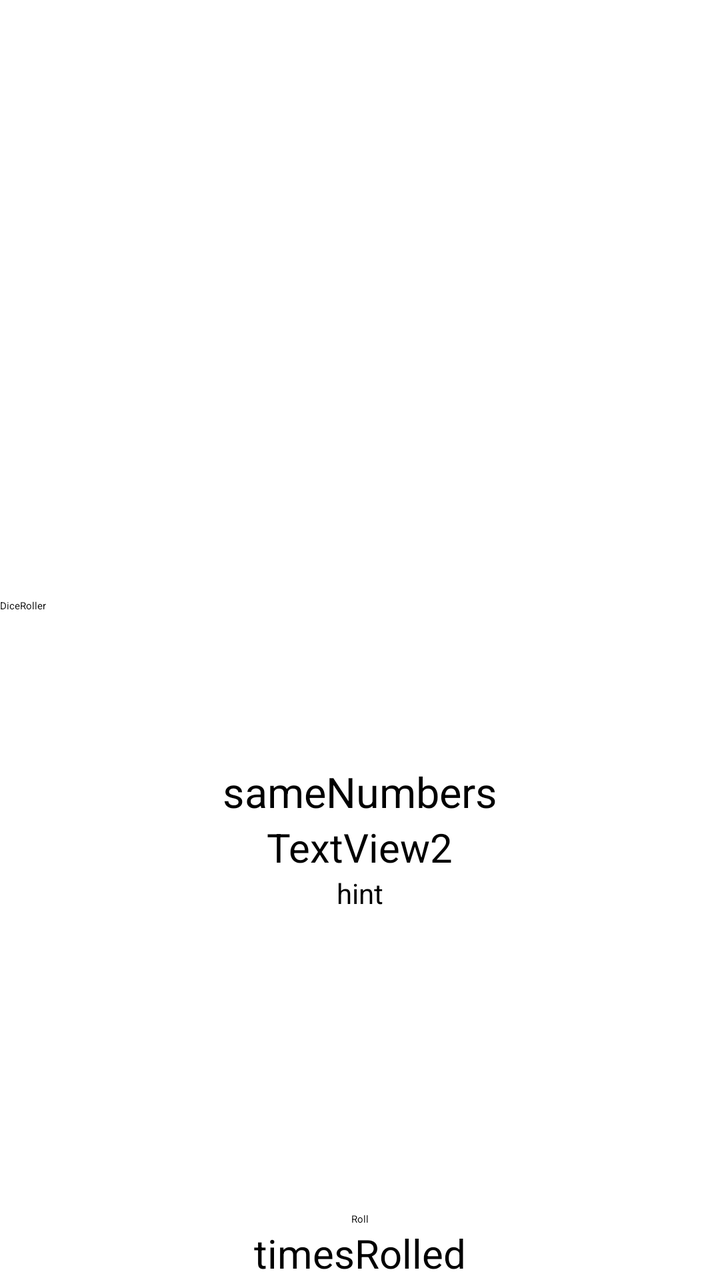
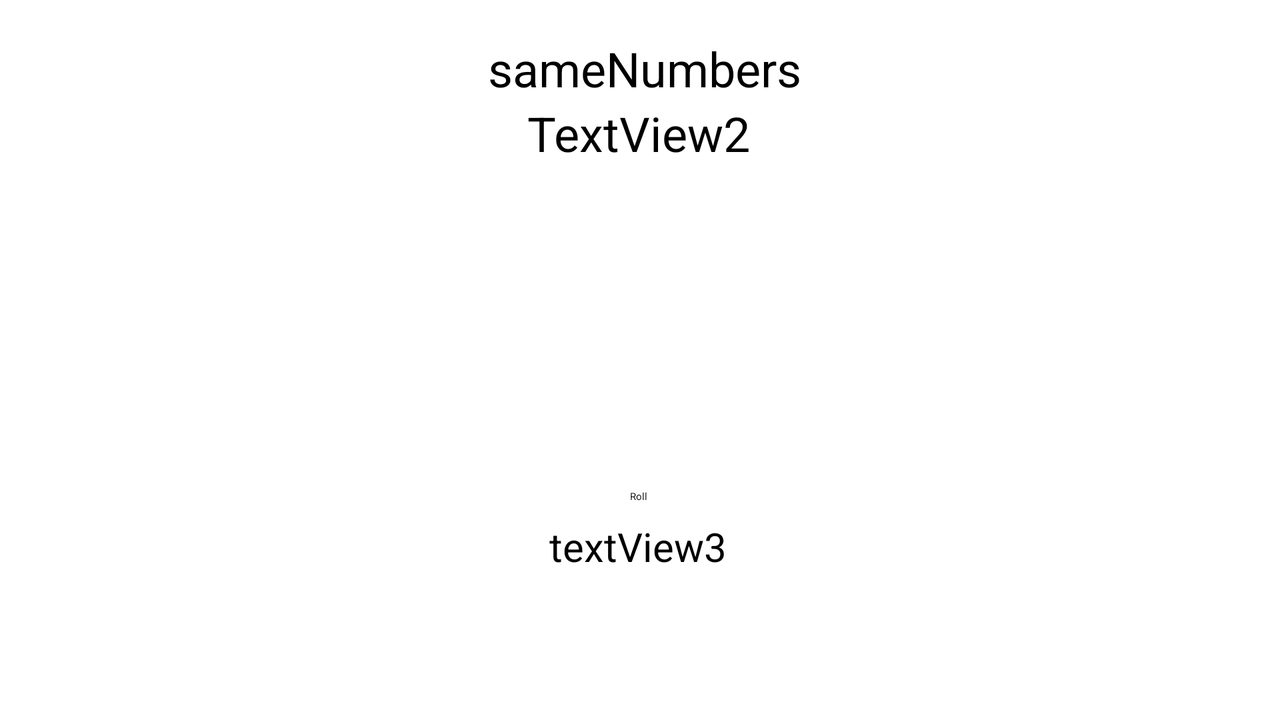

Two renders of one Android screen. The first uses the default layout on a phone; the second uses the alternative layout the repository ships for a different screen configuration, on a matching device. The two XML files are below.
<!-- AndroidManifest.xml: application theme Theme.DiceRoller -->
<!-- res/layout/activity_main.xml -->
<?xml version="1.0" encoding="utf-8"?>
<androidx.constraintlayout.widget.ConstraintLayout xmlns:android="http://schemas.android.com/apk/res/android"
    xmlns:app="http://schemas.android.com/apk/res-auto"
    xmlns:tools="http://schemas.android.com/tools"
    android:layout_width="match_parent"
    android:layout_height="match_parent"
    android:importantForAccessibility="no"
    tools:context=".MainActivity">

    <androidx.appcompat.widget.Toolbar
        android:id="@+id/my_toolbar"
        android:layout_width="match_parent"
        android:layout_height="?attr/actionBarSize"
        android:background="?attr/colorPrimary"
        android:elevation="4dp"
        android:theme="@style/ThemeOverlay.AppCompat.Dark.ActionBar"
        app:layout_constraintBottom_toTopOf="@+id/rollDice"
        app:layout_constraintEnd_toEndOf="parent"
        app:layout_constraintHorizontal_bias="0.0"
        app:layout_constraintStart_toStartOf="parent"
        app:layout_constraintTop_toTopOf="parent"
        app:layout_constraintVertical_bias="0.0"
        app:popupTheme="@style/ThemeOverlay.AppCompat.Light"
        app:title="DiceRoller"
        tools:targetApi="lollipop" />

    <ImageView
        android:id="@+id/secondDiceImage"
        android:layout_width="140dp"
        android:layout_height="150dp"
        android:adjustViewBounds="false"
        android:contentDescription="@string/todo"
        android:cropToPadding="false"
        app:layout_constraintBottom_toTopOf="@+id/rollDice"
        app:layout_constraintEnd_toStartOf="@+id/diceImage"
        app:layout_constraintHorizontal_bias="0.5"
        app:layout_constraintStart_toStartOf="parent"
        app:layout_constraintTop_toBottomOf="@+id/tvHint"
        tools:srcCompat="@tools:sample/avatars" />

    <ImageView
        android:id="@+id/diceImage"
        android:layout_width="140dp"
        android:layout_height="150dp"
        android:contentDescription="@string/todo"
        android:scaleType="centerInside"
        android:visibility="visible"
        app:layout_constraintBottom_toBottomOf="@+id/secondDiceImage"
        app:layout_constraintEnd_toEndOf="parent"
        app:layout_constraintStart_toEndOf="@+id/secondDiceImage"
        app:layout_constraintTop_toTopOf="@+id/secondDiceImage"
        tools:srcCompat="@drawable/dice_2" />

    <TextView
        android:id="@+id/sumValue"
        android:layout_width="wrap_content"
        android:layout_height="wrap_content"
        android:textSize="20sp"
        app:layout_constraintBottom_toTopOf="@+id/tvHint"
        app:layout_constraintEnd_toEndOf="parent"
        app:layout_constraintStart_toStartOf="parent"
        app:layout_constraintTop_toBottomOf="@+id/sameNumber"
        tools:text="TextView2" />

    <TextView
        android:id="@+id/sameNumber"
        android:layout_width="wrap_content"
        android:layout_height="wrap_content"
        android:textAlignment="center"
        android:textSize="21sp"
        app:layout_constraintBottom_toTopOf="@+id/sumValue"
        app:layout_constraintEnd_toEndOf="parent"
        app:layout_constraintStart_toStartOf="parent"
        app:layout_constraintTop_toBottomOf="@+id/my_toolbar"
        tools:text="sameNumbers" />

    <Button
        android:id="@+id/rollDice"
        android:layout_width="wrap_content"
        android:layout_height="wrap_content"
        android:text="@string/roll"
        app:layout_constraintBottom_toTopOf="@+id/timesYouRolled"
        app:layout_constraintEnd_toEndOf="parent"
        app:layout_constraintStart_toStartOf="parent"
        app:layout_constraintTop_toBottomOf="@+id/secondDiceImage" />

    <TextView
        android:id="@+id/tvHint"
        android:layout_width="wrap_content"
        android:layout_height="wrap_content"
        android:text="@string/hint"
        android:textAlignment="center"
        android:textSize="14sp"
        app:layout_constraintBottom_toTopOf="@+id/secondDiceImage"
        app:layout_constraintEnd_toEndOf="parent"
        app:layout_constraintStart_toStartOf="parent"
        app:layout_constraintTop_toBottomOf="@+id/sumValue" />

    <TextView
        android:id="@+id/timesYouRolled"
        android:layout_width="wrap_content"
        android:layout_height="wrap_content"
        android:textSize="20sp"
        app:layout_constraintBottom_toBottomOf="parent"
        app:layout_constraintEnd_toEndOf="parent"
        app:layout_constraintStart_toStartOf="parent"
        app:layout_constraintTop_toBottomOf="@+id/rollDice"
        tools:text="timesRolled" />

</androidx.constraintlayout.widget.ConstraintLayout>
<!-- resources referenced by this layout -->
<resources>
  <string name="hint">hint</string>
  <string name="roll">Roll</string>
  <string name="todo">TODO</string>
  <!-- from res/values-night/ (not used when drawing this layout) -->
  <style name="Theme.DiceRoller" parent="Theme.MaterialComponents.Light.NoActionBar">
          
          <item name="colorPrimary">@color/purple_200</item>
          <item name="colorPrimaryVariant">@color/purple_700</item>
          <item name="colorOnPrimary">@color/black</item>
          
          <item name="colorSecondary">@color/teal_200</item>
          <item name="colorSecondaryVariant">@color/teal_200</item>
          <item name="colorOnSecondary">@color/black</item>
          
          <item name="android:statusBarColor" tools:targetApi="l">?attr/colorPrimaryVariant</item>
          
      </style>
  <color name="purple_200">#F4B41A</color>
  <color name="purple_700">#587A8E</color>
  <color name="black">#FF000000</color>
  <color name="teal_200">#FF03DAC5</color>
</resources>
<!-- res/layout-land/activity_main.xml (the repository's variant of the layout above) -->
<!-- drawn on the phone turned sideways -->
<?xml version="1.0" encoding="utf-8"?>
<androidx.constraintlayout.widget.ConstraintLayout xmlns:android="http://schemas.android.com/apk/res/android"
    xmlns:app="http://schemas.android.com/apk/res-auto"
    xmlns:tools="http://schemas.android.com/tools"
    android:layout_width="match_parent"
    android:layout_height="match_parent"
    android:importantForAccessibility="no"
    tools:context=".MainActivity">

    <TextView
        android:id="@+id/sameNumber"
        android:layout_width="wrap_content"
        android:layout_height="wrap_content"
        android:textAlignment="center"
        android:textSize="24sp"
        app:layout_constraintBottom_toTopOf="@+id/sumValue"
        app:layout_constraintEnd_toEndOf="parent"
        app:layout_constraintHorizontal_bias="0.505"
        app:layout_constraintStart_toStartOf="parent"
        app:layout_constraintTop_toTopOf="parent"
        app:layout_constraintVertical_bias="1.0"
        tools:text="sameNumbers" />

    <TextView
        android:id="@+id/sumValue"
        android:layout_width="wrap_content"
        android:layout_height="wrap_content"
        android:layout_marginBottom="12dp"
        android:textSize="24sp"
        app:layout_constraintBottom_toTopOf="@+id/secondDiceImage"
        app:layout_constraintEnd_toEndOf="parent"
        app:layout_constraintHorizontal_bias="0.499"
        app:layout_constraintStart_toStartOf="parent"
        tools:text="TextView2" />

    <ImageView
        android:id="@+id/diceImage"
        android:layout_width="100dp"
        android:layout_height="150dp"
        android:contentDescription="@string/todo"
        android:scaleType="centerInside"
        android:visibility="visible"
        app:layout_constraintBottom_toBottomOf="parent"
        app:layout_constraintEnd_toEndOf="parent"
        app:layout_constraintHorizontal_bias="0.612"
        app:layout_constraintStart_toStartOf="parent"
        app:layout_constraintTop_toTopOf="parent"
        app:layout_constraintVertical_bias="0.45"
        tools:srcCompat="@drawable/dice_2" />

    <ImageView
        android:id="@+id/secondDiceImage"
        android:layout_width="100dp"
        android:layout_height="150dp"
        android:contentDescription="@string/todo"
        app:layout_constraintBottom_toTopOf="@+id/rollDiceButton"
        app:layout_constraintEnd_toStartOf="@+id/diceImage"
        app:layout_constraintHorizontal_bias="0.842"
        app:layout_constraintStart_toStartOf="parent"
        app:layout_constraintTop_toTopOf="parent"
        app:layout_constraintVertical_bias="1.0"
        tools:srcCompat="@tools:sample/avatars" />

    <Button
        android:id="@+id/rollDiceButton"
        android:layout_width="wrap_content"
        android:layout_height="wrap_content"
        android:layout_marginBottom="20dp"
        android:text="@string/roll"
        app:layout_constraintBottom_toTopOf="@+id/timesYouRolled"
        app:layout_constraintEnd_toEndOf="parent"
        app:layout_constraintHorizontal_bias="0.499"
        app:layout_constraintStart_toStartOf="parent"
        app:layout_constraintTop_toBottomOf="@+id/diceImage" />

    <TextView
        android:id="@+id/timesYouRolled"
        android:layout_width="wrap_content"
        android:layout_height="wrap_content"
        android:layout_marginTop="8dp"
        android:textSize="20sp"
        app:layout_constraintEnd_toEndOf="parent"
        app:layout_constraintHorizontal_bias="0.498"
        app:layout_constraintStart_toStartOf="parent"
        app:layout_constraintTop_toBottomOf="@+id/rollDiceButton"
        tools:text="textView3" />

</androidx.constraintlayout.widget.ConstraintLayout>
<!-- resources referenced by the variant -->
<!-- as the phone turned sideways resolves them -->
<resources>
  <string name="roll">Roll</string>
  <string name="todo">TODO</string>
  <!-- from res/values-night/ (not used when drawing this layout) -->
  <style name="Theme.DiceRoller" parent="Theme.MaterialComponents.Light.NoActionBar">
          
          <item name="colorPrimary">@color/purple_200</item>
          <item name="colorPrimaryVariant">@color/purple_700</item>
          <item name="colorOnPrimary">@color/black</item>
          
          <item name="colorSecondary">@color/teal_200</item>
          <item name="colorSecondaryVariant">@color/teal_200</item>
          <item name="colorOnSecondary">@color/black</item>
          
          <item name="android:statusBarColor" tools:targetApi="l">?attr/colorPrimaryVariant</item>
          
      </style>
  <color name="purple_200">#F4B41A</color>
  <color name="purple_700">#587A8E</color>
  <color name="black">#FF000000</color>
  <color name="teal_200">#FF03DAC5</color>
</resources>
